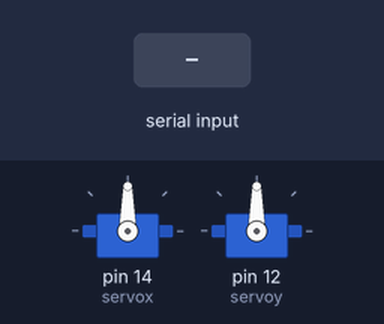
The sketch below on a simulated Arduino Uno, built with avr-gcc and run on an emulated ATmega328P. On the bench: 2 × servo. Inputs (shaded band) come from the test bench.

Above: at 1.2 s.
1.3 s: " ;" received over Serial
At 2.2 s:
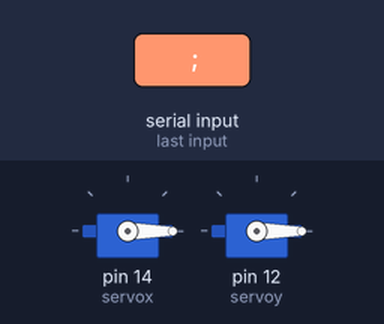
2.8 s: "90 45;" received over Serial
At 3.3 s:
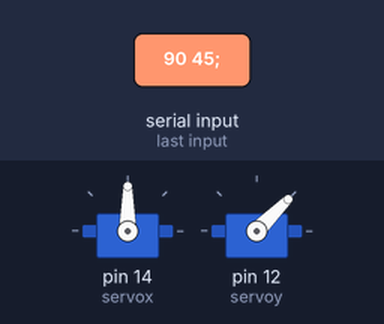
4.3 s: "30 150;" received over Serial
At 5.5 s:
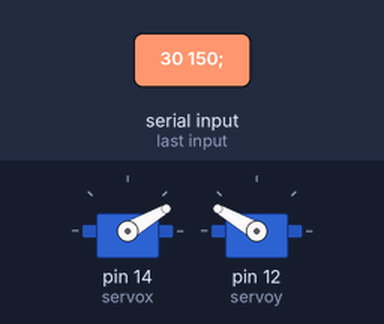
5.8 s: "200;" received over Serial
At 6.8 s:
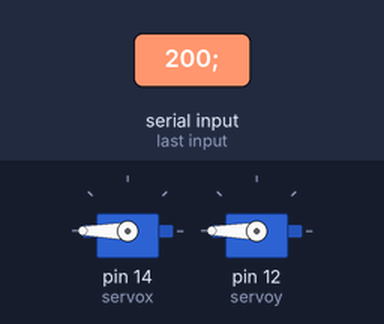
7.3 s: "1 90;" received over Serial
At 7.9 s:
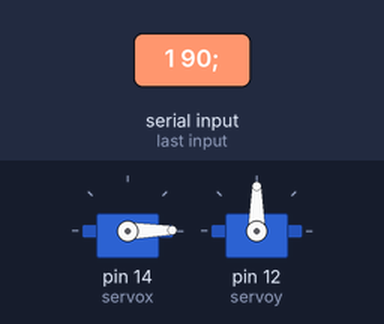
8.8 s: "90;" received over Serial
At 9.1 s:
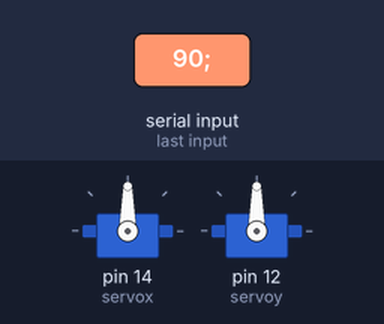
Timing chart, 0 to 11.3 s (numbered marks = the images above; inputs shaded):
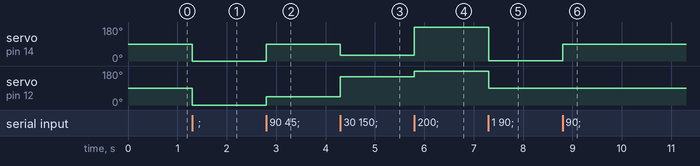

Measured:
- after the input at 1.3 s, servo on pin 14 (servox), servo on pin 12 (servoy): 90° → 0° at once
- after the input at 2.8 s, servo on pin 14 (servox): 0° → 90° at once; servo on pin 12 (servoy): 0° → 45° at once
- after the input at 4.3 s, servo on pin 14 (servox): 90° → 30° at once; servo on pin 12 (servoy): 45° → 150° at once
- after the input at 5.8 s, servo on pin 14 (servox): 30° → 180° at once; servo on pin 12 (servoy): 150° → 180° at once
- after the input at 7.3 s, servo on pin 14 (servox): 180° → 1° at once; servo on pin 12 (servoy): 180° → 90° at once
- after the input at 8.8 s, servo on pin 14 (servox): 1° → 90° at once

The sketch:

labi-test.ino
```cpp
#include <Servo.h>
Servo servox;
Servo servoy;
int x = 0;
int y = 0;
unsigned long start_time;
unsigned long stop_time;

void setup() {
  Serial.begin(115200);
  servox.attach(14);
  servoy.attach(12);
}

void loop() {
  if(Serial.available()){
    //start_time = millis();
    String pos = Serial.readStringUntil(';');
    int space = pos.indexOf(" ");
    x = pos.substring(0, space).toInt();
    y = pos.substring(space + 1).toInt();
    servoy.write(y);
    servox.write(x);
    //delay(1);
    //stop_time = millis();
    //Serial.println(stop_time-start_time);
 }
}
```
